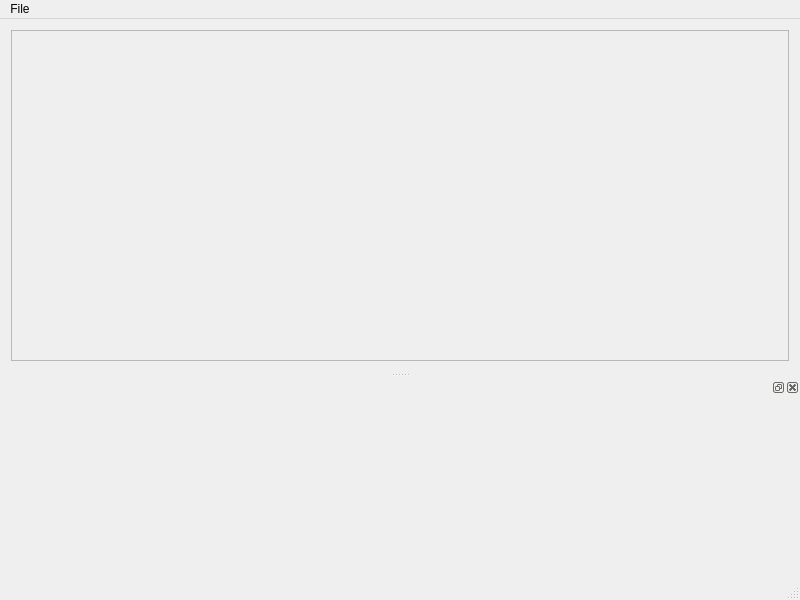
<?xml version="1.0" encoding="UTF-8"?>
<ui version="4.0">
 <class>MainWindow</class>
 <widget class="QMainWindow" name="MainWindow">
  <property name="geometry">
   <rect>
    <x>0</x>
    <y>0</y>
    <width>800</width>
    <height>600</height>
   </rect>
  </property>
  <property name="windowTitle">
   <string>MainWindow</string>
  </property>
  <widget class="QWidget" name="centralwidget">
   <layout class="QGridLayout" name="gridLayout">
    <item row="0" column="0">
     <widget class="QScrollArea" name="scrollArea">
      <property name="widgetResizable">
       <bool>true</bool>
      </property>
      <widget class="QWidget" name="scrollAreaWidgetContents">
       <property name="geometry">
        <rect>
         <x>0</x>
         <y>0</y>
         <width>774</width>
         <height>330</height>
        </rect>
       </property>
      </widget>
     </widget>
    </item>
   </layout>
  </widget>
  <widget class="QMenuBar" name="menubar">
   <property name="geometry">
    <rect>
     <x>0</x>
     <y>0</y>
     <width>800</width>
     <height>22</height>
    </rect>
   </property>
   <widget class="QMenu" name="menuFile">
    <property name="title">
     <string>File</string>
    </property>
    <addaction name="actionOpen_Game"/>
   </widget>
   <addaction name="menuFile"/>
  </widget>
  <widget class="QStatusBar" name="statusbar"/>
  <widget class="QDockWidget" name="dockWidget">
   <property name="minimumSize">
    <size>
     <width>200</width>
     <height>200</height>
    </size>
   </property>
   <attribute name="dockWidgetArea">
    <number>8</number>
   </attribute>
   <widget class="QWidget" name="dockWidgetContents"/>
  </widget>
  <action name="actionOpen_Game">
   <property name="text">
    <string>Open Game...</string>
   </property>
  </action>
 </widget>
 <layoutdefault spacing="6" margin="11"/>
 <resources/>
 <connections/>
</ui>
